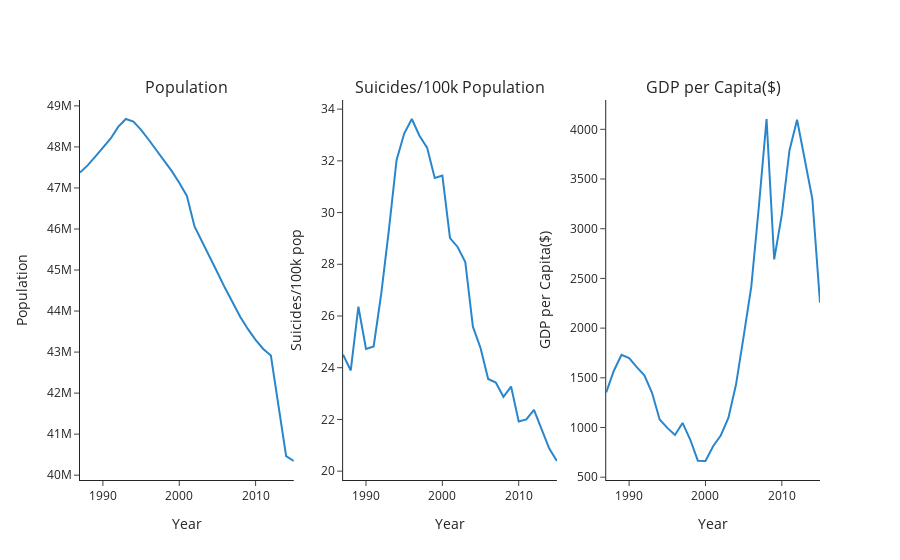

Write notebook code for a chart like this one.
### Code cell
country = 'Ukraine'
df_country = df[df['Country']==country].groupby('Year').agg(
    {'Population':'sum','Suicides/100k pop':'mean','GDP per Capita($)':'mean'}).reset_index()

fig = make_subplots(rows=1, cols=3, subplot_titles=("Population", "Suicides/100k Population", "GDP per Capita($)"))

trace1 = go.Scatter(x=df_country['Year'], y=df_country['Population'], line={'color':'#2986cc'}, name='')
trace2 = go.Scatter(x=df_country['Year'], y=df_country['Suicides/100k pop'], line={'color':'#2986cc'}, name='')
trace3 = go.Scatter(x=df_country['Year'], y=df_country['GDP per Capita($)'], line={'color':'#2986cc'}, name='')

fig.add_trace(trace1, row=1, col=1)
fig.add_trace(trace2, row=1, col=2)
fig.add_trace(trace3, row=1, col=3)
layout = go.Layout(
    xaxis={'title':"X Label"},
    yaxis={'title':"Y label"}) 
fig.update_layout(showlegend=False, template='simple_white', xaxis={'title':"Year"},xaxis2={'title':'Year'},xaxis3={'title':'Year'},
                  yaxis={'title':"Population"},yaxis2={'title':'Suicides/100k pop'},yaxis3={'title':'GDP per Capita($)'})

fig.show()

### Figure 1 — Plotly figure (JSON) as saved in the notebook; plotly's stock layout.template omitted (floating-point values rounded to 4 significant figures)
{"data": [{"line": {"color": "#2986cc"}, "name": "", "type": "scatter", "x": [1987, 1988, 1989, 1990, 1991, 1992, 1993, 1994, 1995, 1996, 1997, 1998, 1999, 2000, 2001, 2002, 2003, 2004, 2005, 2006, 2007, 2008, 2009, 2010, 2011, 2012, 2014, 2015], "xaxis": "x", "y": [47374200, 47549900, 47761700, 47971600, 48200600, 48487300, 48680500, 48619000, 48415300, 48174500, 47923000, 47675400, 47415400, 47125400, 46805969, 46060017, 45697383, 45322826, 44939270, 44560034, 44198672, 43856123, 43557944, 43296809, 43074791, 42915935, 40464165, 40345446], "yaxis": "y"}, {"line": {"color": "#2986cc"}, "name": "", "type": "scatter", "x": [1987, 1988, 1989, 1990, 1991, 1992, 1993, 1994, 1995, 1996, 1997, 1998, 1999, 2000, 2001, 2002, 2003, 2004, 2005, 2006, 2007, 2008, 2009, 2010, 2011, 2012, 2014, 2015], "xaxis": "x2", "y": [24.5, 23.89, 26.36, 24.72, 24.83, 26.87, 29.34, 32.02, 33.06, 33.62, 32.97, 32.51, 31.34, 31.43, 29.01, 28.67, 28.09, 25.59, 24.77, 23.57, 23.43, 22.88, 23.27, 21.92, 22, 22.37, 20.88, 20.39], "yaxis": "y2"}, {"line": {"color": "#2986cc"}, "name": "", "type": "scatter", "x": [1987, 1988, 1989, 1990, 1991, 1992, 1993, 1994, 1995, 1996, 1997, 1998, 1999, 2000, 2001, 2002, 2003, 2004, 2005, 2006, 2007, 2008, 2009, 2010, 2011, 2012, 2014, 2015], "xaxis": "x3", "y": [1353, 1571, 1732, 1698, 1607, 1525, 1349, 1081, 996, 925, 1046, 879, 666, 663, 812, 920, 1097, 1432, 1917, 2418, 3229, 4104, 2691, 3141, 3788, 4096, 3299, 2256], "yaxis": "y3"}], "layout": {"annotations": [{"font": {"size": 16}, "showarrow": false, "text": "Population", "x": 0.1444, "xanchor": "center", "xref": "paper", "y": 1, "yanchor": "bottom", "yref": "paper"}, {"font": {"size": 16}, "showarrow": false, "text": "Suicides/100k Population", "x": 0.5, "xanchor": "center", "xref": "paper", "y": 1, "yanchor": "bottom", "yref": "paper"}, {"font": {"size": 16}, "showarrow": false, "text": "GDP per Capita($)", "x": 0.8556, "xanchor": "center", "xref": "paper", "y": 1, "yanchor": "bottom", "yref": "paper"}], "showlegend": false, "xaxis": {"anchor": "y", "domain": [0, 0.2889], "title": {"text": "Year"}}, "xaxis2": {"anchor": "y2", "domain": [0.3556, 0.6444], "title": {"text": "Year"}}, "xaxis3": {"anchor": "y3", "domain": [0.7111, 1], "title": {"text": "Year"}}, "yaxis": {"anchor": "x", "domain": [0, 1], "title": {"text": "Population"}}, "yaxis2": {"anchor": "x2", "domain": [0, 1], "title": {"text": "Suicides/100k pop"}}, "yaxis3": {"anchor": "x3", "domain": [0, 1], "title": {"text": "GDP per Capita($)"}}}}
